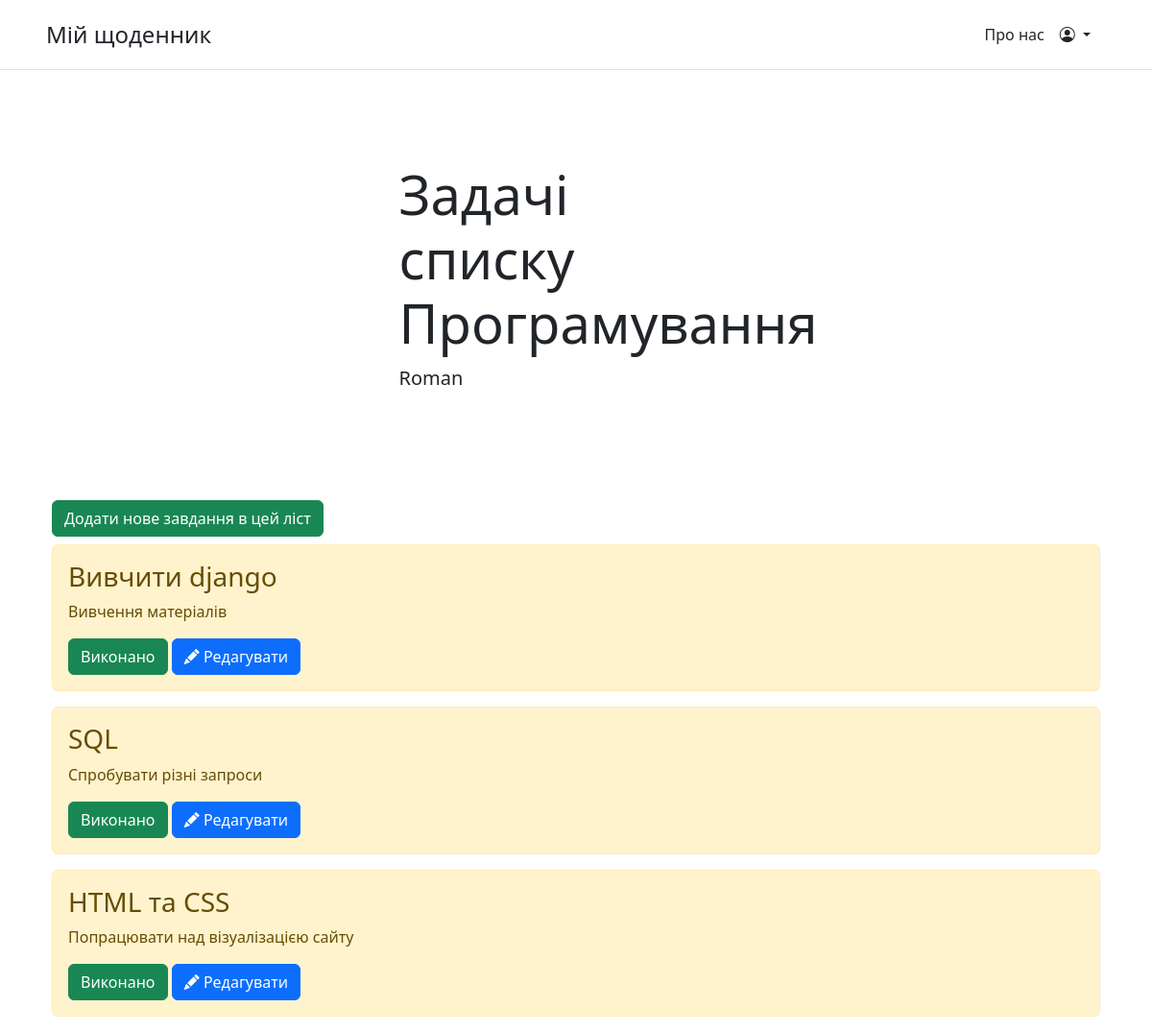
The app's page /task_in_list?tasklist_id=3 (signed in), older data.
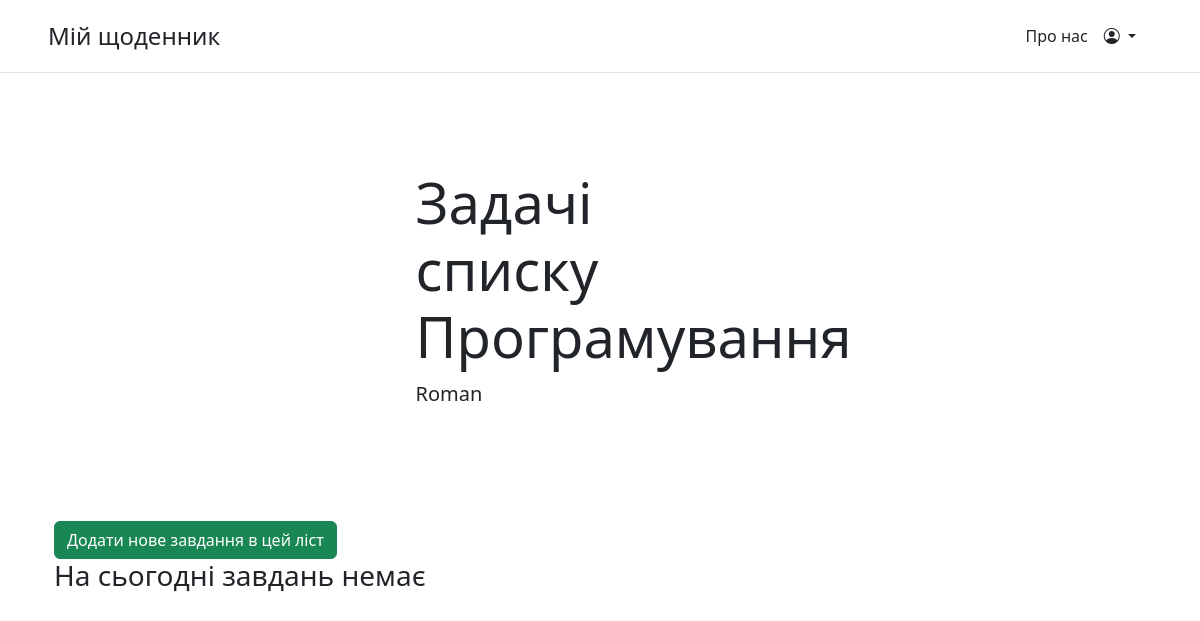
The same page, newer data.
### main/models.py (models this page shows, shortened)
class Task(models.Model):
    tasklist = models.ForeignKey(TaskList, on_delete=models.CASCADE, default=1)
    title = models.CharField('Назва', max_length=100)
    task = models.TextField('Завдання')
    class Meta:
        verbose_name = 'Завдання'
        verbose_name_plural = 'Всі завдання'

### main/views.py (the view, shortened to what this page needs)
# urls.py: path('task_in_list', views.view_tasks, name='task_in_list')
def view_tasks(request):
    tasks = Task.objects.filter(tasklist__user=request.user.id, tasklist__id = int(request.GET['tasklist_id']))
    current_tasklist = TaskList.objects.get(id = int(request.GET['tasklist_id'])).name
    context = {
        'title': f'Задачі списку {current_tasklist}',
        'tasks': tasks,
        'user': request.user,
        'mode': 'task'
    }
    return render(request,'main/index.html', context)

### main/templates/main/index.html (shortened to what this page needs)
{% extends 'main/base.html' %}
{% block content %}
    <div class="col-md-5 p-lg-5 mx-auto my-5">
      <h1 class="display-4 fw-normal">{{title}}</h1>
      <p class="lead fw-normal">{{ user.username }}</p>
    </div>
    {% if tasks %}
        {% if mode == 'task' %}
            <div class="container">
                <form method="post">
                    <button class="btn btn-success" id="add_new" value="{{elem.tasklist}}" name="add_new">Додати нове завдання в цей ліст</button>
                </form>
                {% for elem in tasks %}
                    <div class="alert alert-warning mt-2">
                        <h3>{{elem.title}}</h3>
                        <p>{{elem.task}}</p>
                        <form method="post">
                            <button class="btn btn-success" id="success" value="{{elem.id}}" name="success">Виконано</button>
                            <button class="btn btn-primary" id="edit" value="{{elem.id}}" name="edit"><i class="bi bi-pencil-fill"></i> Редагувати</button>
                        </form>
                    </div>
                {% endfor %}
            </div>
        {% else %}
            <div class="container">
            <h3>Йой, щось не так</h3>
        {% endif %}
    {% else %}
        <div class="container">
            <form method="post">
                <button class="btn btn-success" id="add_new1" value="{{elem.tasklist}}" name="add_new">Додати нове завдання в цей ліст</button>
            </form>
            <h3>На сьогодні завдань немає</h3>
        </div>
    {% endif %}
{% endblock %}

### main/templates/main/base.html (shortened to what this page needs)
<!doctype html>
<html lang="uk">
<head>
    <link rel="stylesheet" href="https://cdn.jsdelivr.net/npm/bootstrap@5.2.3/dist/css/bootstrap.min.css">
    <link rel="stylesheet" href="https://cdn.jsdelivr.net/npm/bootstrap-icons@1.10.2/font/bootstrap-icons.css">
</head>
<body>
    <div class="d-flex flex-column flex-md-row align-items-center ps-5 pe-5 pt-3 pb-3 mb-4 border-bottom">
        <a href="{% url 'home' %}" class="d-flex align-items-center text-dark text-decoration-none"><span class="fs-4">Мій щоденник</span>
        </a>
        <nav class="d-inline-flex mt-2 mt-md-0 ms-md-auto">
            <a class="me-3 py-2 text-dark text-decoration-none" href="{% url 'about'%}">Про нас</a>
            {% if user.is_authenticated %}
            <div class="flex-shrink-0 dropdown">
            <a href="#" class=" me-3 py-2 d-block link-dark text-decoration-none dropdown-toggle" data-bs-toggle="dropdown" aria-expanded="false">
            <i class="bi bi-person-circle"></i>
            </a>
            </div>
            {% else %}
            <a class="me-3 py-2 text-dark text-decoration-none" href="{% url 'login_user'%}"><i class="bi bi-box-arrow-in-right"></i>Увійти</a>
            {% endif %}
        </nav>
    </div>
    <div class="container">
        {% block content %}{% endblock %}
    </div>
</body>
</html>

Row changes from the older to the newer data that the page shows:
removed Task: title "Вивчити django", task "Вивчення матеріалів", {{ elem.id }} 22 (drawn)
removed Task: title "SQL", task "Спробувати різні запроси", {{ elem.id }} 23 (drawn)
removed Task: title "HTML та CSS", task "Попрацювати над візуалізацією сайту", {{ elem.id }} 24 (drawn)
Text that changed along with them:
text now shown: "На сьогодні завдань немає"
